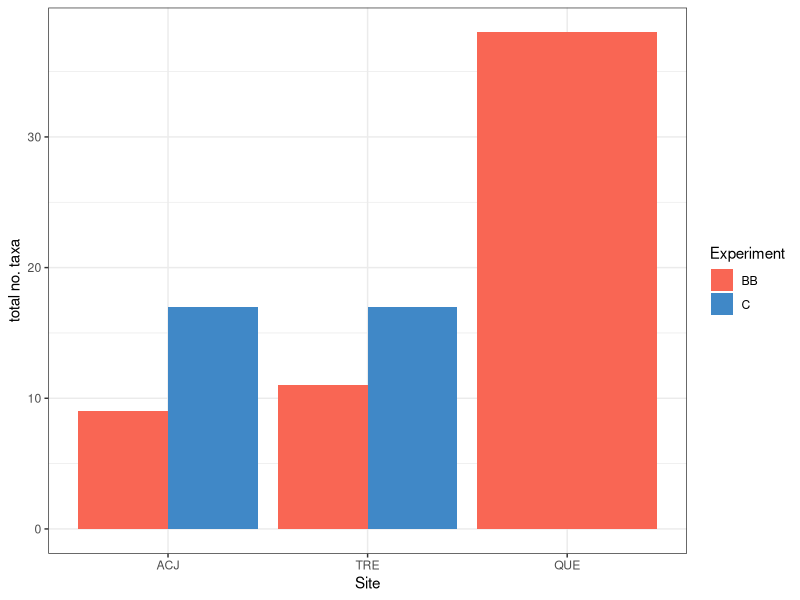

Recreate this plot in R.
# Plant functional trait course 5
# Cusco/Wayqecha, Peru - March 2019
#
# Group 3: Trait & taxonomic community response to fire and elevation
# Authors: Dagmar D. Egelkraut, Lucely Vilca Bustamante, Sonya Geange,
#          Korina Ocampo-Zuleta, Jonathan von Oppen, Jess Rickenback, 
#          Tanya Strydom
# Contact: dagmar.egelkraut@uib.no

### 0) Dependencies ----
if(!require(skimr)){        # for quick overview of dataset
  install.packages("skimr")
  library(skimr)
}
library(tidyverse)

### 2) Colour scheme ----
# ( from https://color.adobe.com/SRADDET-Sud-2-color-theme-14318632 )
theme_red <- "#F96654"
theme_blue <- "#4088C7"
theme_green <- "#34B362"
theme_darkblue <- "#1D5799"
theme_yellow <- "#FABC55"

### 1) Import data ----
fire_traits <- read.csv("PFTC5_Peru_2020_LeafTraits_cleaned_20-03-21.csv", 
                        header = T, 
                        sep = ",")
### 2) Inspect data ----
skim(fire_traits)

# LeafArea_cm2 is a factor, make numeric
fire_traits$LeafArea_cm2 <- as.numeric(fire_traits$LeafArea_cm2)

# create taxon column from Genus + species
fire_traits <- fire_traits %>% 
  mutate(Taxon = paste(Genus, " ", Species))
fire_traits$Taxon <- as.factor(fire_traits$Taxon)

# Average leaf thickness measurements
fire_traits <- fire_traits %>% 
  mutate(Leaf_Thickness_avg_mm = 
           (Leaf_Thickness_1_mm + Leaf_Thickness_2_mm + Leaf_Thickness_3_mm) / 3)

# QUE contains C samples, have to be BB -> recode (NOT WORKING YET; TO BE FINISHED)
fire_traits <- fire_traits %>% 
  mutate_at(vars(Experiment, Site), as.character()) %>% 
  mutate(.,
         Experiment = ifelse(Site == "QUE" & Experiment %in% c("C", "B"), "BB", Experiment),
  )

# check again
skim(fire_traits)

### 3) Clean dataset ----
# limit to traits project
fire_traits_compl <- fire_traits %>% 
  filter(Project == "T") %>% 
# exclude cases with NA in Experiment, just for ease
  drop_na(Experiment) %>% 
# also drop WAY samples, as not our focus
  filter(!Site == "WAY")

### 4) Summary graphs ----
# N species per site and treatment
fire_traits_compl %>% group_by(Site, Experiment) %>% 
  summarise(n_taxa = n_distinct(Taxon)) %>% 
  ggplot(aes(x = Site, y = n_taxa, fill = Experiment)) +
    geom_bar(stat = "identity", position = "dodge") +
    scale_fill_manual(values = c(theme_red, theme_blue)) +
    scale_x_discrete(limits = c("ACJ", "TRE", "QUE")) +
    theme_bw() +
    labs(y = "total no. taxa")

# End of script ----